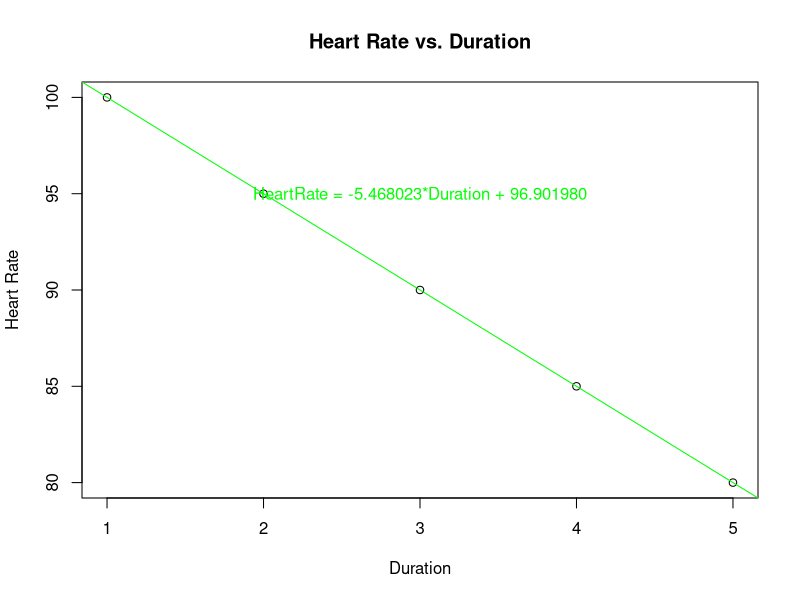

Here is the R script that generated this plot:
# Example data
Duration <- c(1, 2, 3, 4, 5)
HeartRate <- c(100, 95, 90, 85, 80)

# Perform linear regression
regressionline.lm <- lm(HeartRate ~ Duration)

# Plot the data and regression line
plot(Duration, HeartRate, main = "Heart Rate vs. Duration", xlab = "Duration", ylab = "Heart Rate")
abline(regressionline.lm, col = "green")

# Add text to the plot
text(3, 95, "HeartRate = -5.468023*Duration + 96.901980", col = "green")
